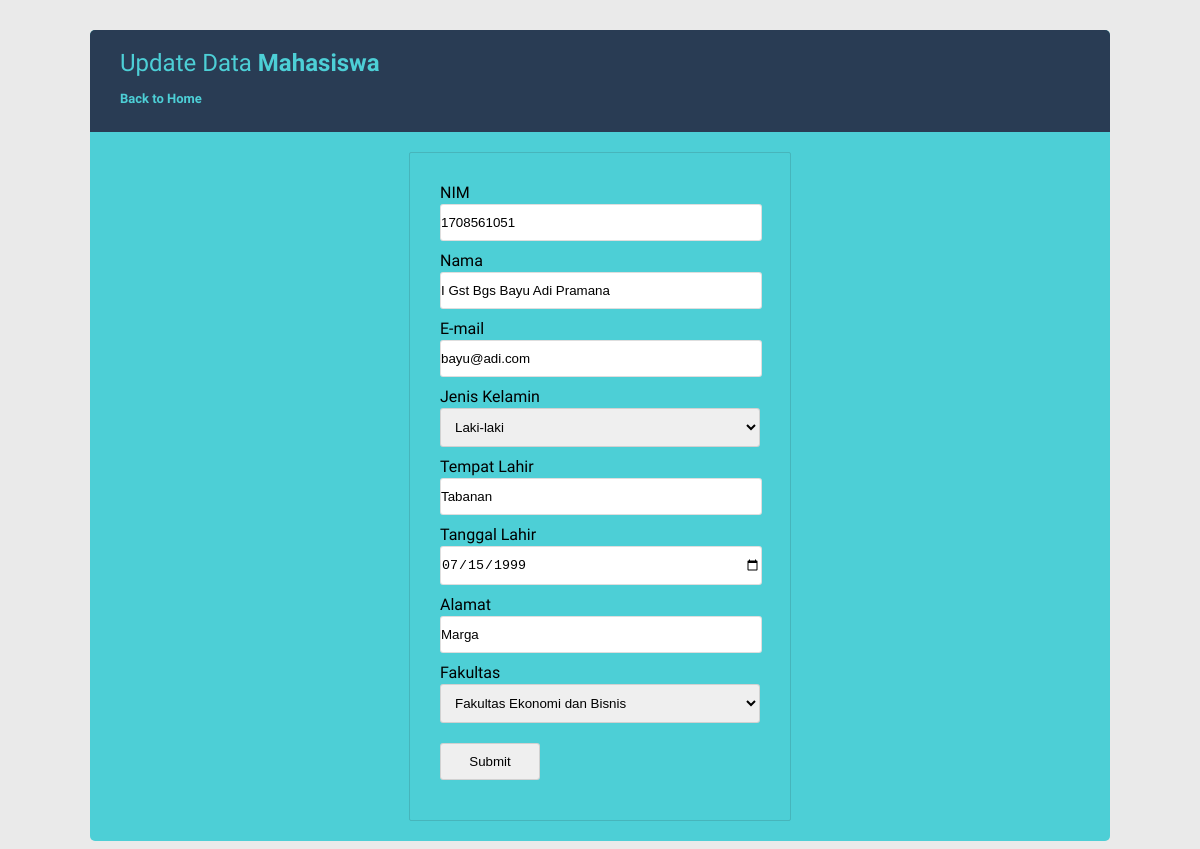
Page /update.php?id=11 on the committed database.
### tables this page shows
CREATE TABLE `mahasiswa` (
  `idmahasiswa` int(11) NOT NULL,
  `nim` varchar(10) NOT NULL,
  `nama` varchar(50) NOT NULL,
  `jenisKelamin` enum('Laki-laki','Perempuan') NOT NULL,
  `tempatLahir` varchar(20) NOT NULL,
  `tglLahir` date NOT NULL,
  `alamat` text NOT NULL,
  `email` varchar(50) NOT NULL,
  `fakultas` enum('Fakultas Ilmu Budaya','Fakultas Kedokteran','Fakultas Hukum','Fakultas Teknik','Fakultas Pertanian','Fakultas Ekonomi dan Bisnis','Fakultas Peternakan','Fakultas MIPA','Fakultas Kedokteran Hewan','Fakultas Teknologi Pertanian','Fakultas Ilmu Sosial dan Ilmu Politik','Fakultas Kelautan dan Perikanan','Fakultas Pariwisata') NOT NULL
);

### function.php (called while the page is built, shortened)
<?php
$conn = mysqli_connect("localhost", "root", "", "mahasiswa");
function query($query)
{
	global $conn;
	$result = mysqli_query($conn, $query);
	$rows = [];
	while ($row = mysqli_fetch_assoc($result)) {
		$rows[] = $row;
	}
	return $rows;
}

### update.php (the view, shortened to what this page needs)
<?php
require "function.php";
$id = $_GET["id"];
$dataMhs = query("SELECT * FROM mahasiswa WHERE idmahasiswa = $id")[0];
?>
<!DOCTYPE html>
<html lang="en">
<head>
    <link rel="stylesheet" href="style/style.css">
    <link rel="stylesheet" href="https://use.fontawesome.com/releases/v5.8.1/css/all.css">
</head>
<body>
    <div class="container cf">
        <div class="table-wrapper">
            <div class="table-title cf">
                <div class="title-row">
                    <h2>Update Data <b>Mahasiswa<b></h2>
                    <a style="text-decoration: none; color: #4dcfd6" href="index.php">Back to Home</a>
                </div>
            </div>
            <form action="" method="post" class="form">
                <div class="field">
                    <label for="nim">NIM</label>
                    <input type="text" name="nim" id="nim" required value="<?= $dataMhs["nim"]; ?>">
                </div>
                <div class="field">
                    <label for="nama">Nama</label>
                    <input type="text" name="nama" id="nama" required value="<?= $dataMhs["nama"]; ?> ">
                </div>
                <div class="field">
                    <label for="nim">E-mail</label>
                    <input type="text" name="email" id="email" required value="<?= $dataMhs["email"]; ?> ">
                </div>
                <div class="field">
                    <label for="jk">Jenis Kelamin</label>
                    <select name="jk" id="jk">
                        <option value="laki-laki" <?= ($dataMhs["jenisKelamin"] == "Laki-laki" ? 'selected' : ''); ?>>Laki-laki</option>
                    </select>
                </div>
                <div class="field">
                    <label for="tempat-lahir">Tempat Lahir</label>
                    <input type="text" name="tempat-lahir" id="tempat-lahir" required value="<?= $dataMhs["tempatLahir"]; ?> ">
                </div>
                <div class="field">
                    <label for="tgl-lahir">Tanggal Lahir</label>
                    <input type="date" name="tgl-lahir" id="tgl-lahir" required value="<?= $dataMhs["tglLahir"]; ?>">
                </div>
                <div class="field">
                    <label for="alamat">Alamat</label>
                    <input type="text" name="alamat" id="alamat" required value="<?= $dataMhs["alamat"]; ?> ">
                </div>
                <div class="field">
                    <label for="fakultas">Fakultas</label>
                    <select name="fakultas" id="fakultas" placeholder="fakultas">
                        <?php
                        global $conn;
                        $result = mysqli_query($conn, "SELECT COLUMN_TYPE FROM INFORMATION_SCHEMA.COLUMNS
                            WHERE TABLE_NAME = 'mahasiswa' AND COLUMN_NAME = 'fakultas'");
                        $row = mysqli_fetch_array($result);
                        $enumList = explode(",", str_replace("'", "", substr($row['COLUMN_TYPE'], 5, (strlen($row['COLUMN_TYPE']) - 6))));
                        foreach ($enumList as $value) :
                        ?>
                            <option value="<?= $value ?>" <?= ($dataMhs["fakultas"] == $value ? 'selected' : ''); ?>><?= $value ?></option>
                        <?php endforeach ?>
                    </select>
                </div>
                <div class="field">
                    <input type="submit" class="btn" name="submit">
                </div>
            </form>
        </div>
    </div>
</body>
</html>

### style/style.css (style rules this page uses)
.cf:before, .cf:after { content: " "; display: table; }
.cf:after { clear: both; }
.cf { *zoom: 1; }
* { margin: 0px; padding: 0px; }
body { background-color: #eaeaea; font-family: 'Varela Round', sans-serif; font-size: 13px; }
.container { background-color: #4dcfd6; width: 85%; margin: 30px auto; border-radius: 5px; }
.table-wrapper { margin-bottom: 10px; }
.table-title { padding: 16px 30px; background-color: #293c54; color: #4dcfd6; line-height: 35px; border-top-left-radius: 5px; border-top-right-radius: 5px; }
.title-row { width: 50%; float: left; font-weight: normal; }
.title-row h2 { font-size: 24px; font-weight: normal; }
form.form { padding: 30px; display: block; border: 0.5px solid rgba(34,36,38,.15); border-radius: 2px; width: 320px; margin: 20px auto; }
form.form label { display: block; font-size: 16px; font-weight: normal; margin-bottom: 2px; }
.form { padding: 30px; display: block; border: 0.5px solid rgba(34,36,38,.15); border-radius: 2px; width: 320px; margin: 20px auto; }
.form label { display: block; font-size: 16px; font-weight: normal; margin-bottom: 2px; }
.field { margin-bottom: 10px; }
.field input { padding: 10px 0; border: 0.5px solid rgba(34,36,38,.15); border-radius: 3px; width: 100%; }
.field select { padding: 10px; border: 0.5px solid rgba(34,36,38,.15); border-radius: 3px; width: 320px; }
.field .btn { margin-top: 10px; width: 100px; }

### rows in the picture
mahasiswa: nim "1708561051", nama "I Gst Bgs Bayu Adi Pramana", email "bayu@adi.com", jk "Laki-laki", tempat-lahir "Tabanan", tgl-lahir "07/15/1999", alamat "Marga", fakultas "Fakultas Ekonomi dan Bisnis"
